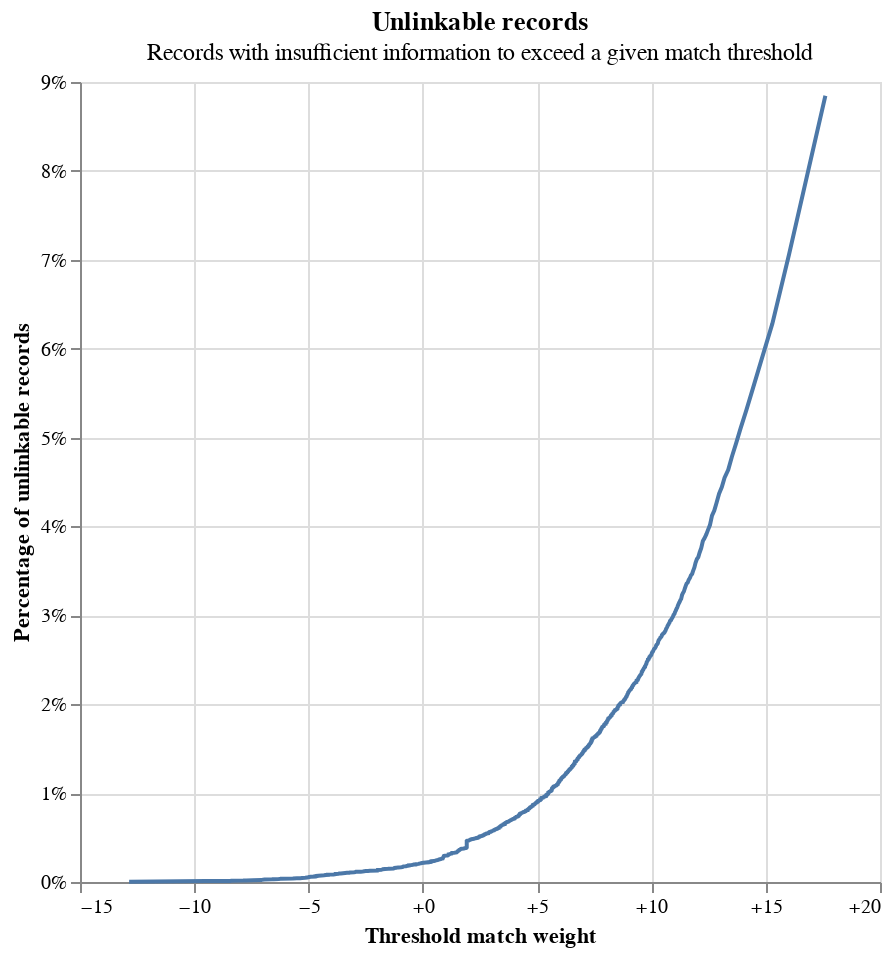

Notebook code for this chart:
### Code cell
linker.unlinkables_chart()

### Figure 1 — Vega-Lite specification as saved in the notebook (floating-point values rounded to 4 significant figures; data arrays with more than 128 entries replaced by an {"elided": "..."} marker saying what was removed)
{"$schema": "https://vega.github.io/schema/vega-lite/v4.8.1.json", "config": {"view": {"continuousHeight": 300, "continuousWidth": 400}}, "data": {"values": {"elided": "1027 records"}}, "height": 400, "layer": [{"encoding": {"x": {"axis": {"format": "+", "title": "Threshold match weight"}, "field": "match_weight", "type": "quantitative"}, "y": {"axis": {"format": "%", "title": "Percentage of unlinkable records"}, "field": "cum_prop", "type": "quantitative"}}, "mark": "line"}, {"encoding": {"opacity": {"value": 0}, "tooltip": [{"field": "match_weight", "format": "+.5", "title": "Match weight", "type": "quantitative"}, {"field": "match_probability", "format": ".5", "title": "Match probability", "type": "quantitative"}, {"field": "cum_prop", "format": ".3%", "title": "Proportion of unlinkable records", "type": "quantitative"}], "x": {"field": "match_weight", "type": "quantitative"}, "y": {"field": "cum_prop", "type": "quantitative"}}, "mark": "point", "selection": {"selector112": {"empty": "none", "fields": ["match_weight", "cum_prop"], "nearest": true, "on": "mouseover", "type": "single"}}}, {"encoding": {"opacity": {"condition": {"selection": "selector112", "value": 1}, "value": 0}, "x": {"axis": {"title": "Threshold match weight"}, "field": "match_weight", "type": "quantitative"}, "y": {"axis": {"format": "%", "title": "Percentage of unlinkable records"}, "field": "cum_prop", "type": "quantitative"}}, "mark": "point"}, {"encoding": {"x": {"field": "match_weight", "type": "quantitative"}}, "mark": {"color": "gray", "type": "rule"}, "transform": [{"filter": {"selection": "selector112"}}]}, {"encoding": {"y": {"field": "cum_prop", "type": "quantitative"}}, "mark": {"color": "gray", "type": "rule"}, "transform": [{"filter": {"selection": "selector112"}}]}], "title": {"subtitle": "Records with insufficient information to exceed a given match threshold", "text": "Unlinkable records"}, "width": 400}
